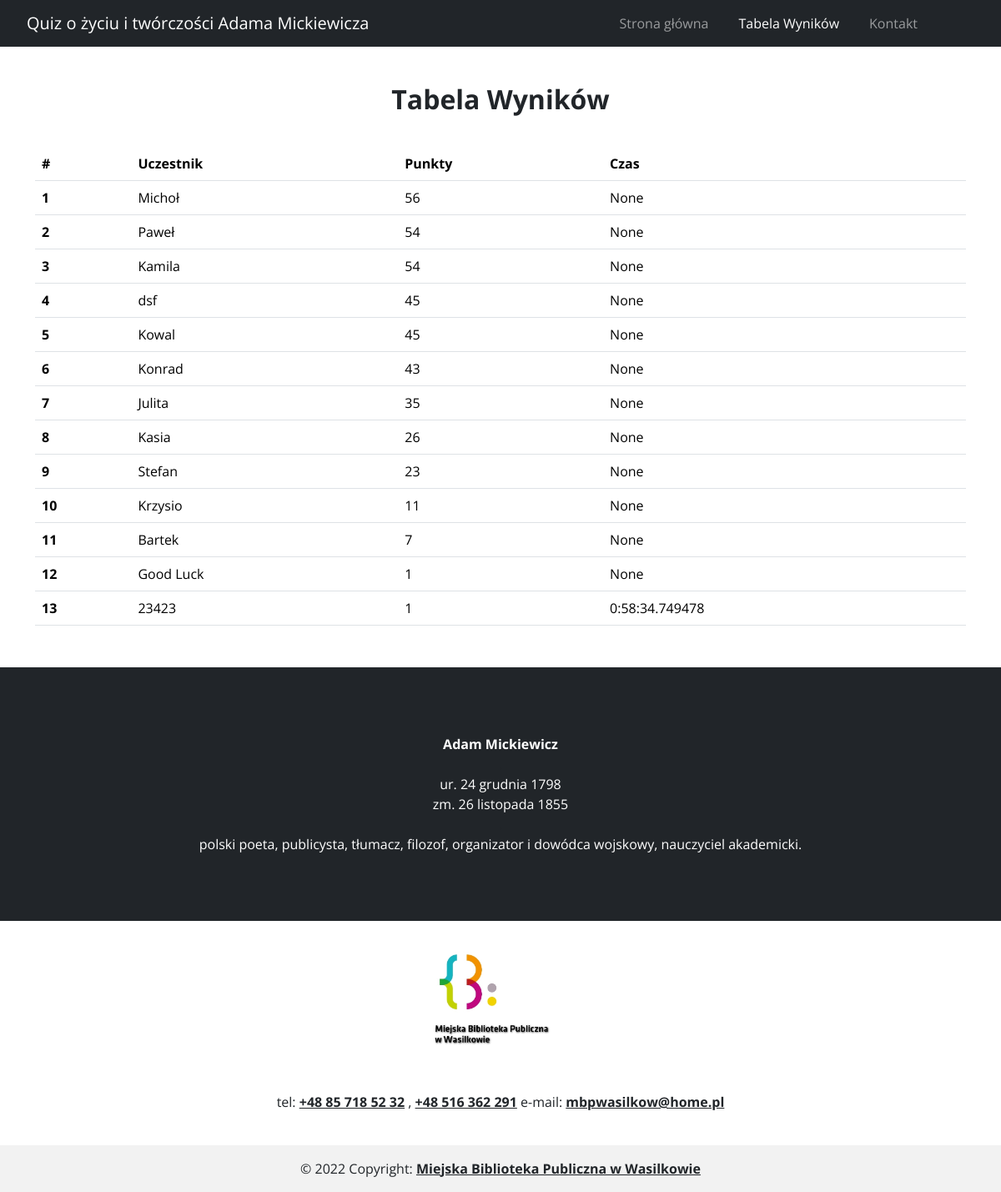
Before: /wyniki/ with the older database file.
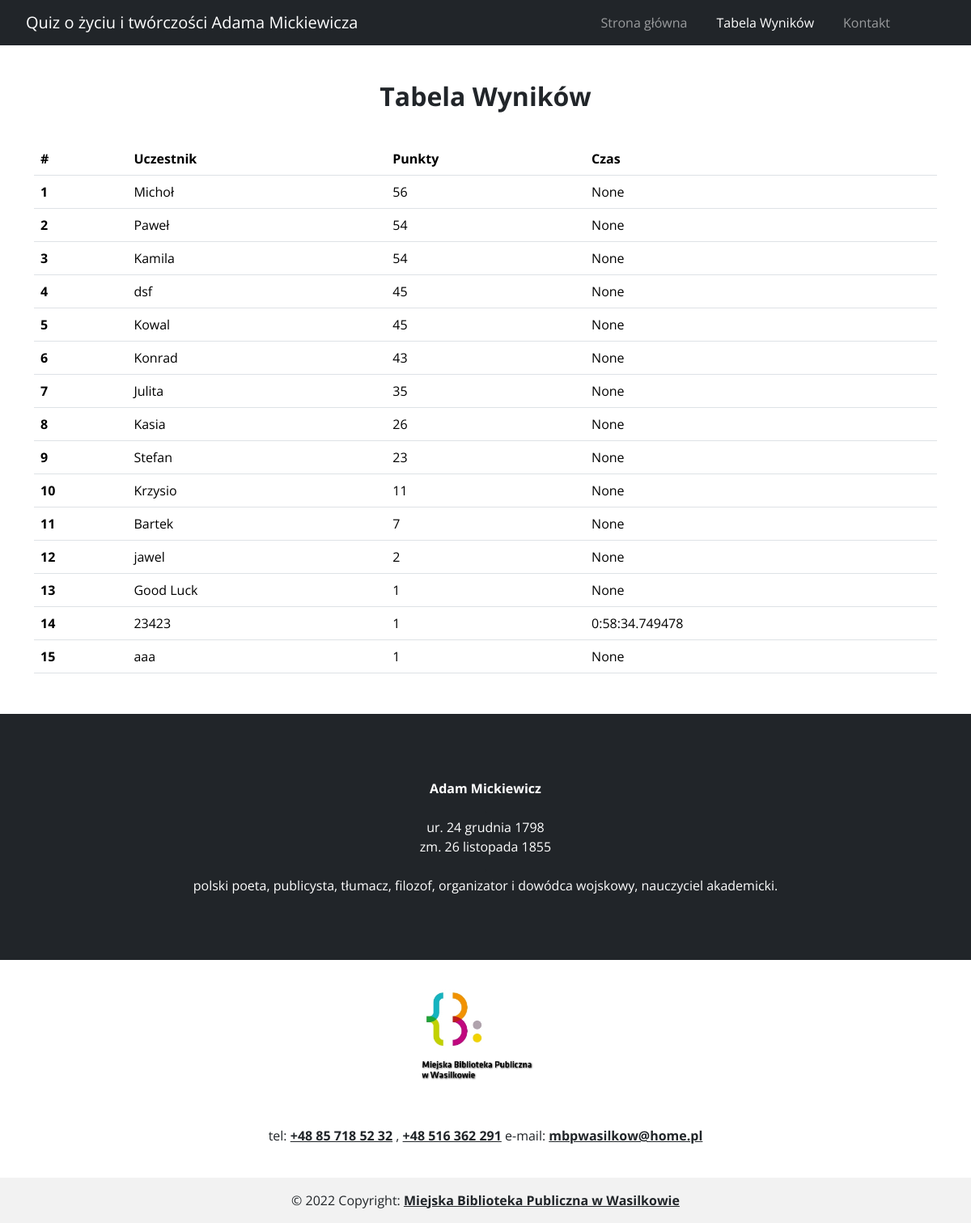
After: the same page with the newer database file.
### polls/models.py (models this page shows, shortened)
class ScoreBoard(models.Model):
    name = models.CharField('Uczestnik',max_length=120)
    score = models.IntegerField('wynik')
    time_passed = models.DurationField(null=True)
    class Meta:
        verbose_name = "uczestnik"
        verbose_name_plural = "Tablica wyników"

### polls/views.py (the view)
# urls.py: path('wyniki/', views.score, name='wyniki'),
def score(request):
    participants = ScoreBoard.objects.all().order_by('-score')
    return render(request, "polls/score_board.html", {'participants': participants})

### polls/templates/polls/score_board.html (shortened to what this page needs)
<!DOCTYPE html>
<html lang="en">
{% load static %}
{% load bootstrap5 %}
<head>
    {% bootstrap_css %}
    <link rel="stylesheet" href="{% static 'css/quiz_detail.css' %}">
</head>
<body>
  <nav class="navbar navbar-expand-lg navbar-dark bg-dark">
    <div class="container-fluid">
      <a class="navbar-brand" href="{% url 'polls:index' %}" >Quiz o życiu i twórczości Adama Mickiewicza</a>
      <div class="collapse navbar-collapse" id="navbarNav">
        <ul class="navbar-nav ms-auto mb-2 mb-lg-0">
          <li class="nav-item">
            <a class="nav-link" aria-current="page" href="{% url 'polls:index' %}">Strona główna</a>
          </li>
          <li class="nav-item">
            <a class="nav-link active" href="{% url 'polls:wyniki' %}">Tabela Wyników</a>
          </li>
          <li class="nav-item">
            <a class="nav-link" href="{% url 'polls:contact' %}">Kontakt</a>
          </li>
        </ul>
      </div>
    </div>
  </nav>
    <br>
  <div class="container">
    {% if participants %}
    <h2 align="center">Tabela Wyników</h3>
    <div class="table-responsive">
      <table class="table table-hover">
        <thead>
          <tr>
            <th scope="col">#</th>
            <th scope="col">Uczestnik</th>
            <th scope="col">Punkty</th>
            <th scope="col">Czas</th>
          </tr>
        </thead>
        <tbody>
          {% for participant in participants %}
          <tr>
            <th scope="row">{{forloop.counter}}</th>
            <td>{{ participant.name }}</td>
            <td>{{ participant.score }}</td>
            <td>{{ participant.time_passed }}</td>
          </tr>
          {% endfor %}
        </tbody>
      </table>
    </div>
    {% else %}
      <p align="center">Wybrańcy się jeszcze nie pojawili. Możesz być pierwszy :)</p>
    {% endif %}
  </div>
    <div class="container_info">
      <div class="text-center">
        <b>Adam Mickiewicz</b>
        <p style="color: #212529">.</p>
        <p>ur. 24 grudnia 1798</p>
        <p>zm. 26 listopada 1855</p>
        <p style="color: #212529">.</p>
        <p>polski poeta, publicysta, tłumacz, filozof, organizator i dowódca wojskowy, nauczyciel akademicki.</p>
      </div>
    </div>
    <div id="footerwrap" class="tf box tf clear">
      <footer id="footer" class="tf_box pagewidth tf_scrollbar tf_rel">
        <div class="main-col">
          <div class="footer-left-wrap">
            <div id="footer-logo">
              <a href="http://mbpwasilkow.pl/" title="Miejska Biblioteka Publiczna w Wasilkowie" >
                <img src="{% static 'images/logo biblioteki.jpg' %}" alt="miejska biblioteka publiczna w wasilkowie" width="200" class="center">
              </a>
            </div>
            <div class="footer-contact">
              <div class="text-center p-4">
                <p>
                  tel:
                  <a href="+48 85 718 52 32">+48 85 718 52 32</a>
                  ,
                  <a href="+48 516 362 291">+48 516 362 291</a>
                  e-mail:
                  <a href="mailto:mbpwasilkow@home.pl">mbpwasilkow@home.pl</a>
                </p>
              </div>
            </div>
          </div>
        </div>
        <div class="text-center p-3" style="background-color: rgba(0, 0, 0, 0.05);">
          © 2022 Copyright:
          <a class="text-reset fw-bold" href="http://mbpwasilkow.pl/">Miejska Biblioteka Publiczna w Wasilkowie</a>
        </div>
      </footer>
    </div>
</body>
</html>

### static/css/quiz_detail.css (style rules this page uses)
body { font-family: 'Open Sans', sans-serif; }
.container { margin: 20px auto; }
.navbar-brand { margin-left: 20px; }
.collapse { margin-right: 80px; }
.nav-item { padding-left: 20px; }
.container_info { background-color: #212529; color: #FFFFFF; padding: 80px; }
.container_info p { margin-bottom: auto; }
.center { display: block; margin-left: auto; margin-right: auto; width: 15%; }
.footer-contact a { color: #212529; font-weight: bold; }
.container h2 { font-weight: bold; }
.table { margin: 30px auto; overflow: auto; }

Changed rows visible on the page:
added ScoreBoard: name "jawel", score "2", time_passed "None"
added ScoreBoard: name "aaa", score "1", time_passed "None"
